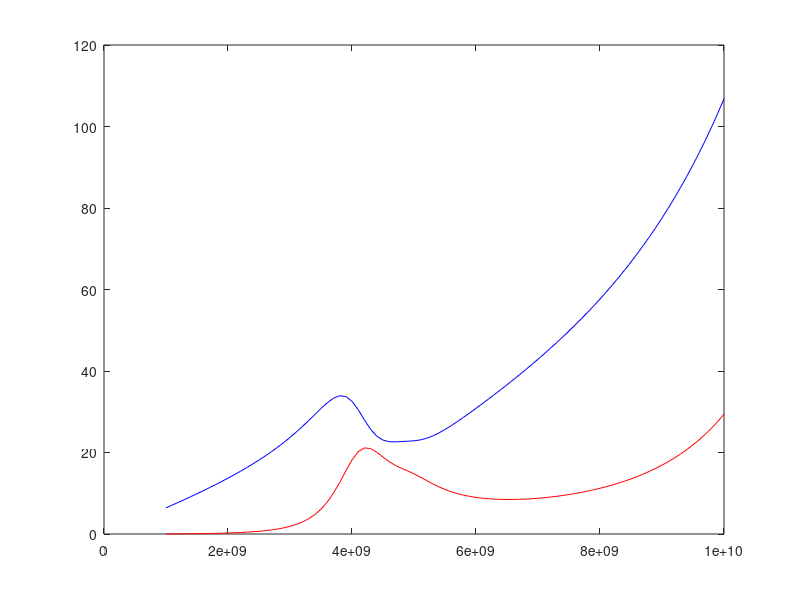

Here is the MATLAB script that generated this plot:
%% Small signal analysis for Negative Resistance... here we go again...
% Tuesday Oct 24th 2017


gm = 0.003;
Beta = 394.4;
Cbe = 2.27e-12;
f = 1e9:0.1e9:12e9;
w = 2*pi*f;
s = 1i*w;
rpi = 134.385e3;
gpi = 1/rpi;

Ce = 1e-12;
Lb = 2e-9;
Cce = 1e-9;
Cb = 5.1e-12;
Re = 1e3;
Ge = 1/Re;

X = s.*Cbe + gpi + s.*Cb./(1+s.^2.*Cb.*Lb);
Y = s.*Cce + Ge + s.*Ce + gpi + s.*Cbe + gm - gm.*(s.*Cbe+gpi)./X...
    - (s.^2.*Cbe.^2+gpi.*s.*Cbe)./X - gm.*(s.*Cbe+gpi)./X;
Z = gm.*s.*Cce./Y.*(s.*Cbe+gpi)./X - gm.*s.*Cce./Y + s.*Cce - s.^2.*Cce.^2./Y;

Zin = 1./(Z);

RZ = real(Zin);
IZ = imag(Zin);

plot(f,RZ,'r',f,IZ,'b');
xlabel('frequency');
ylabel('Impedance (OHMs)');
legend('R(Zin)','I(Zin)');
title('Input Impedance of Negative Resistance Device');

%% No feedback
gm = 0.003;
Beta = 394.4;
Cbe = 2.27e-12;
f = 1e9:0.1e9:12e9;
w = 2*pi*f;
s = 1i*w;
rpi = 134.385e3;
gpi = 1/rpi;

Ce = 1e-12;
Lb = 2e-9;
Cce = 1e-9;
Cb = 5.1e-12;
Re = 300;
Ge = 1/Re;

X = s.*Cbe + gpi + s.*Cb./(1+s.^2.*Cb.*Lb);
Y = s.*Cce + Ge + s.*Ce + gpi + s.*Cbe + gm - gm.*(s.*Cbe+gpi)./X...
    - (s.^2.*Cbe.^2+gpi.*s.*Cbe)./X - gm.*(s.*Cbe+gpi)./X;
Z = gm.*s.*Cce./Y.*(s.*Cbe+gpi)./X - gm.*s.*Cce./Y + s.*Cce - s.^2.*Cce.^2./Y;

Zin = 1./(Z);

RZ = real(Zin);
IZ = imag(Zin);

plot(f,RZ,'r',f,IZ,'b');
xlabel('frequency');
ylabel('Impedance (OHMs)');
legend('R(Zin)','I(Zin)');
title('Input Impedance of Negative Resistance Device');
%% Hartley Version using BJT high frequency model
clear all
close all
clc

gm = 0.003;
Beta = 394.4;
Cmu = 4e-13;
Cpi = 2.7e-13;
Ccs = .15e-12;
f = 1e9:0.1e9:10e9;
w = 2*pi*f;
s = 1i*w;
rpi = 134.385e3;
rx = 18;
ro = 1.7e6;
rmu = 10e13;
gpi = 1/rpi;
gx = 1/rx;
go = 1/ro;
gmu = 1 /rmu;


Ce = .05e-12;
Lb = 2.3e-9;
Lc = 1e-9;
Cb = 3e-12;
Cc = 12e-12;
Re = 500;
ge = 1/Re;


A = 1 + s.*Cb./((s.^2.*Cb.*Lb +1).*gx);
B = s.*Cpi + gpi;
C = s.*Cmu + gmu;
D = A.*s.*Cpi + A.*gpi + A.*s.*Cmu + A.*gmu - gx + gx.*A;
E = s.*Cpi + gpi + s.*Ce + ge + go + s.*Ccs + gm - gm.*A.*B./D ...
    - s.*Cpi.*A.*B./D - gpi.*A.*B./D;
F = s.*Cpi.*A.*C./D + gpi.*A.*C./D + go + s.*Ccs + gm.*A.*C./D;
G = s.*Ccs + s.*Cc + go + s.*Cmu + gmu - gmu.*(F.*A.*B./(E.*D) ...
    + A.*C./D) - gm.*(F.*A.*B./D + A.*C./D) + gm.*F./E ...
    - s.*Cmu.*(F.*A.*B./D + A.*C./D) - s.*Ccs.*F./E - go.*F./E;
H = s.*Cc - s.^2.*Cc.^2./G + 1./(s.*Lc);

Zin = 1./H;
RZ = real(Zin);
IZ = imag(Zin);

plot(f,RZ,'r',f,IZ,'b');


